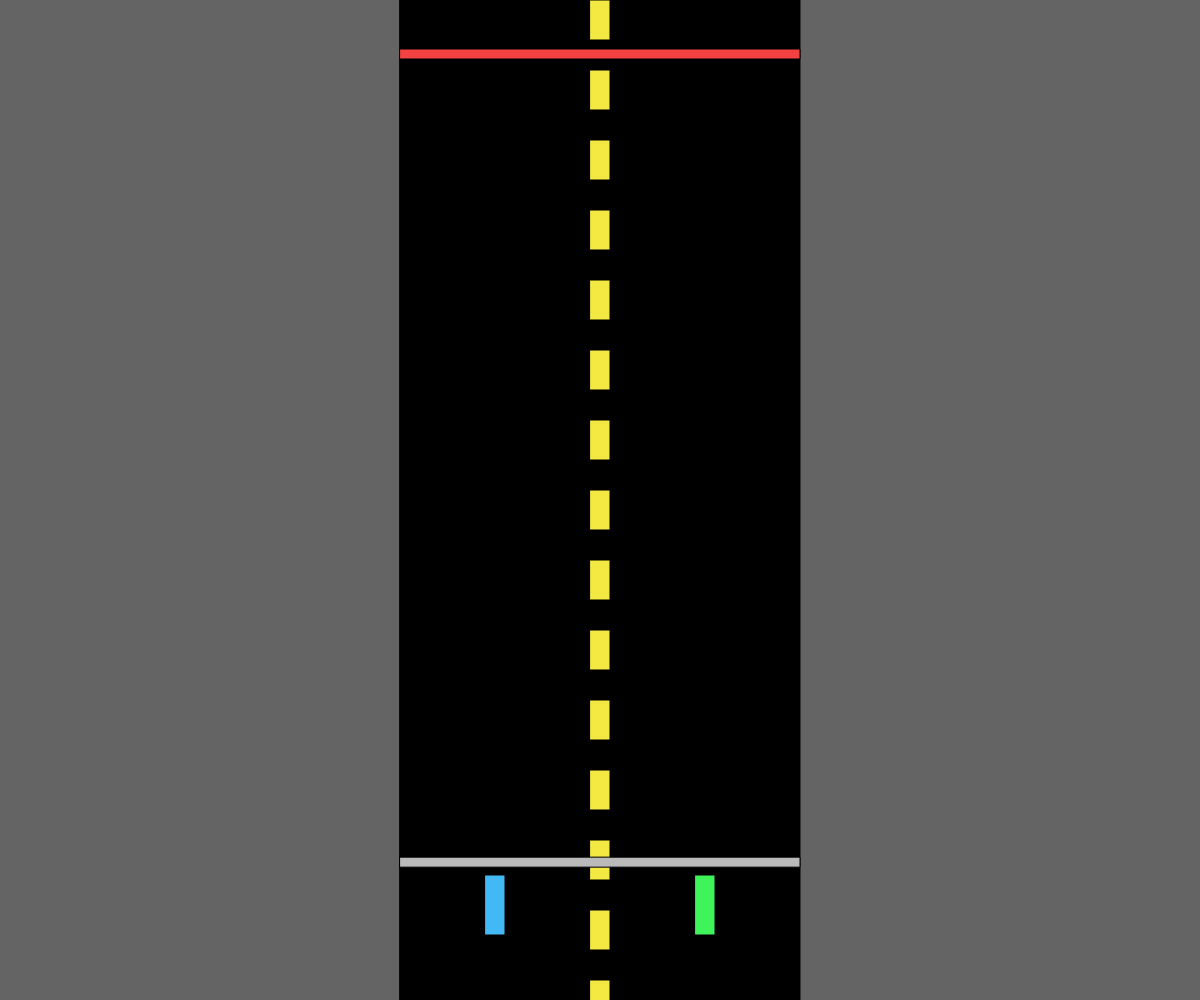
Frame 1 (no input)
Frame 60 (no input): identical to frame 1, image omitted
Frame 120 (the mouse pressed at the canvas centre since frame 60): identical to frame 1, image omitted

The p5.js sketch that drew this single still picture (run headless with seeded random() and noise() and a simulated clock; from frame 60 on, the mouse is pressed at the canvas centre):

// p5.js sketch
// ── sketch.js
// variables for y coordinate of car 1 and 2
var y1;
var y2;

function setup() {
	createCanvas(windowWidth,windowHeight);
	y1 = windowHeight - (windowHeight/8);
	y2 = windowHeight - (windowHeight/8);
	

}

function draw() {
	//print(y1);
	background(100);

	//street part
	fill('black');
	rect(windowWidth/2-200,0,400,windowHeight);


	//white dashes
	fill(244, 232, 66);
	// rect(windowWidth/2-10,0,20,40);
	// rect(windowWidth/2-10,50,20,40);
	// rect(windowWidth/2-10,100,20,40);
	for(var i=0; i < windowHeight; i+= 70){
		rect(windowWidth/2-10,i,20,40);
	}

	//finish line
	fill(244, 66, 66);
	rect(windowWidth/2-200,49,400,10);

	//start line
	fill(186);
	rect(windowWidth/2-200,windowHeight-windowHeight/7,400,10);
	print(windowHeight);

	//blue car
	fill(66, 185, 244);
	rect(windowWidth/2 - 115,y1,20,60);
		//print(h);

	//green car
	fill(63, 244, 90);
	rect(windowWidth/2 + 95,y2,20,60);



	//----------> OLD OLD OLD OLD OLD OLD OLD <--------
	// key code for w is 87
	// http://keycode.info/

	keyPressed();

	/*
	if(keyIsDown(87)){
		y2--;
		//print(y2);
	}
	  

	if (keyIsDown(UP_ARROW)){
		y1--;
	}
	*/
}

function keyPressed() {
  if (keyCode == UP_ARROW){//up arrow
  		if(y2>= 60){
	    	y2--;
		}
	}
	else if(keyCode == 87){//w
		if(y1>= 60){
	    	y1--;
		}
	}
	else if(keyCode == 27){//escape
		y1=windowHeight - (windowHeight/8);
		y2=windowHeight - (windowHeight/8);
	}
}

function windowResized(){
	resizeCanvas(windowWidth,windowHeight);
}
